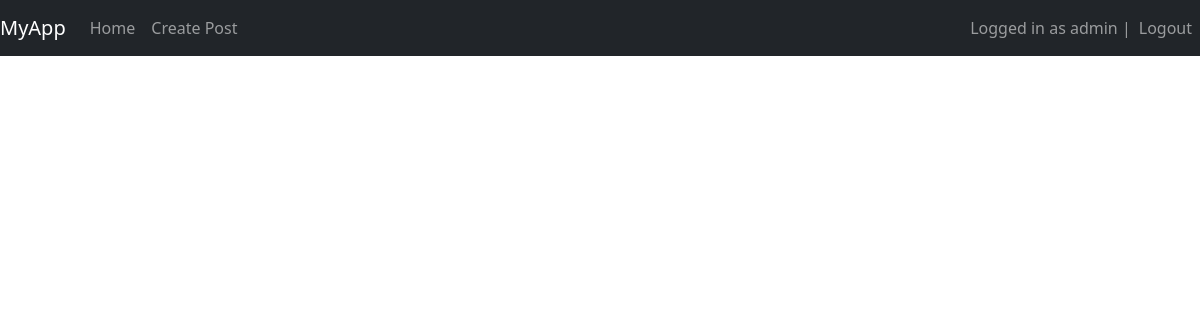
Page / (signed in) on the earlier database version.
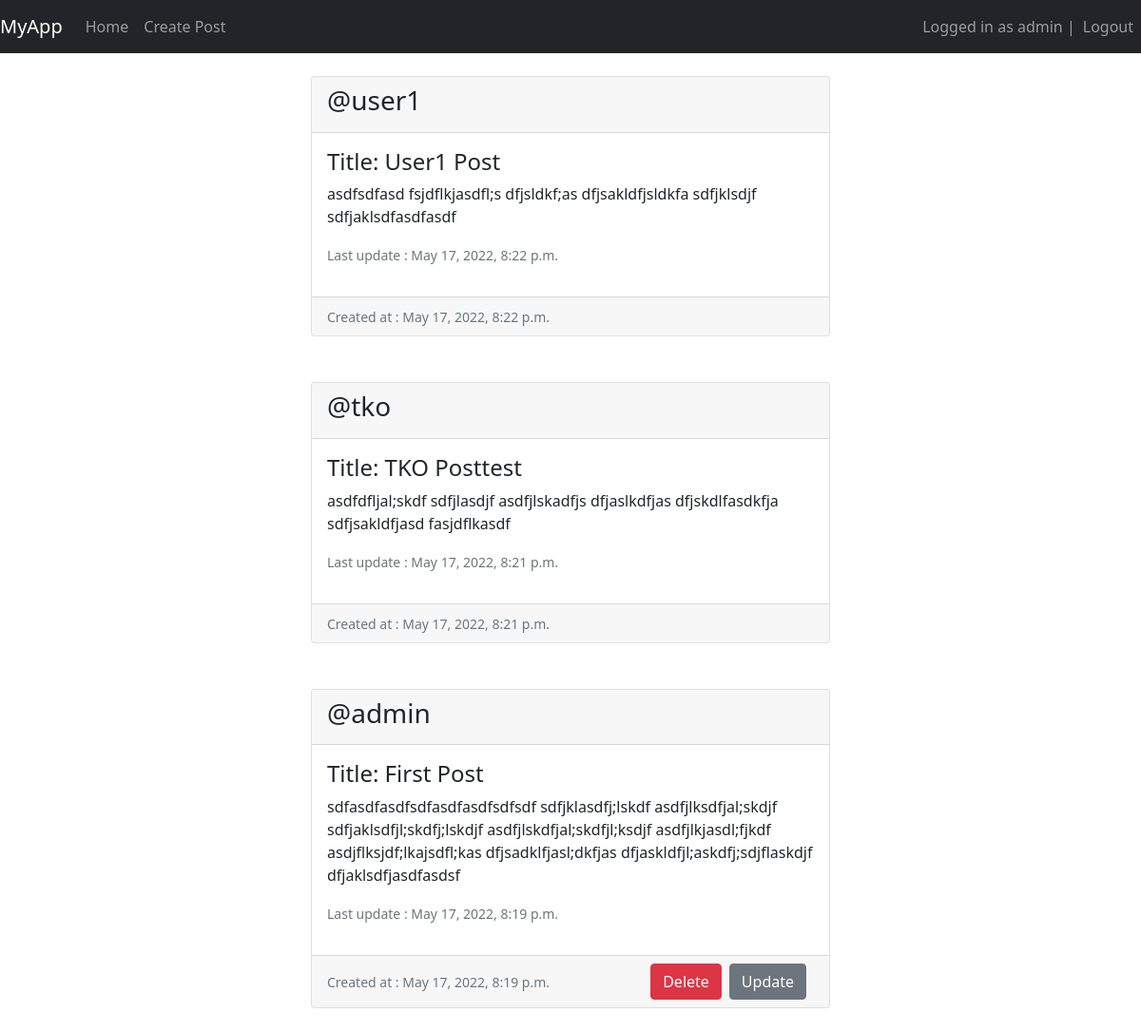
Same page on the later database version.
### members/models.py (models this page shows, shortened)
class Post(models.Model):
    author = models.ForeignKey(User, on_delete=models.CASCADE)
    title = models.CharField(max_length=200)
    description = models.TextField()
    created_at = models.DateTimeField(auto_now_add=True)
    updated_at = models.DateTimeField(auto_now=True)
    class Meta:
        ordering = ["-updated_at"]

### members/views.py (the view)
# urls.py: 2. Add a URL to urlpatterns:  path('', Home.as_view(), name='home')
@login_required(login_url="/login")
def Home(request):
    posts = models.Post.objects.all()
    if request.method == "POST":
        post_id = request.POST.get("post-id")
        post = models.Post.objects.filter(id=post_id).first()
        if post and post.author == request.user:
            post.delete()
    return render(request, 'home.html', {"posts": posts})

### templates/home.html (shortened to what this page needs)
{% extends 'base.html' %}
{% block content %}
{% for post in posts %}
<div class="row py-4">
    <div class="col-6 mx-auto">
        <div class="card">
            <div class="card-header">
                <h3>@{{post.author.username}}</h3>
            </div>
            <div class="card-body d-flex flex-row justify-content-between">
                <div>
                    <h4 class="card-title">
                        Title: {{post.title}}
                    </h4>
                    <p>{{post.description}}</p>
                    <p class="text-muted"><small>Last update : {{ post.updated_at }}</small></p>
                </div>
            </div>
            <div class="card-footer d-flex flex-row justify-content-between align-items-center">
                <div class="text-muted">
                    <small>
                        Created at : {{post.created_at}}
                    </small>
                </div>
                <div class="d-flex">
                    {% if user == post.author %}
                    <form method="post">
                        <button type="submit" class="btn btn-danger" name="post-id" value="{{post.id}}">Delete</button>
                    </form>
                    <a class="btn btn-secondary mx-2" href="{% url 'update-post' post.pk %}">Update</a>
                    {% endif %}
                </div>
            </div>
        </div>
    </div>
</div>
{% endfor %}
{% endblock %}

### templates/base.html (shortened to what this page needs)
<!DOCTYPE html>
<html lang="en">
{% load static %}
<head>
    <link rel="stylesheet" href="{% static 'css/bootstrap.min.css' %}">
</head>
<body>
    {% if user.is_authenticated %}
    {% include 'nav.inc.html' %}
    {% endif %}
    <div class="container">
        {% block content %}{% endblock %}
    </div>
</body>
</html>

### templates/nav.inc.html (shortened to what this page needs)
<nav class="navbar navbar-expand-lg navbar-dark bg-dark">
    <a class="navbar-brand" href="{% url 'home' %}">MyApp</a>
    <div class="collapse navbar-collapse" id="navbarNav">
        <ul class="navbar-nav">
            <li class="nav-item active">
                <a class="nav-link" href="/">Home</a>
            </li>
            <li class="nav-item">
                <a class="nav-link" href="{% url 'create-post'%}">Create Post</a>
            </li>
        </ul>
    </div>
    <div>
        <ul class="navbar-nav">
            {% if user.is_authenticated %}
            <span class="navbar-text">Logged in as {{ user.username }} | </span>
            <li class="nav-item">
                <a class="nav-link" href="/logout">Logout</a>
            </li>
            {% else %}
            <li class="nav-item">
                <a class="nav-link" href="/login">Login</a>
            </li>
            {% endif %}
        </ul>
    </div>
</nav>

Differences in the rows shown:
added Post: author.username "user1", title "User1 Post", description "asdfsdfasd fsjdflkjasdfl;s dfjsldkf;as dfjsakldfjsldkfa sdfjklsdjf sdfjaklsdfasdfasdf", updated_at "May 17, 2022, 8:22 p.m.", created_at "May 17, 2022, 8:22 p.m."
added Post: author.username "tko", title "TKO Posttest", description "asdfdfljal;skdf sdfjlasdjf asdfjlskadfjs dfjaslkdfjas dfjskdlfasdkfja sdfjsakldfjasd fasjdflkasdf", updated_at "May 17, 2022, 8:21 p.m.", created_at "May 17, 2022, 8:21 p.m."
added Post: author.username "admin", title "First Post", description "sdfasdfasdfsdfasdfasdfsdfsdf sdfjklasdfj;lskdf asdfjlksdfjal;skdjf sdfjaklsdfjl;skdfj;lskdjf asdfjlskdfjal;skdfjl;ksdjf asdfjlkjasdl;fjkdf asdjflksjdf;lkajsdfl;kas dfjsadklfjasl;dkfjas dfjaskldfjl;askdfj;sdjflaskdjf dfjaklsdfjasdfasdsf", updated_at "May 17, 2022, 8:19 p.m.", created_at "May 17, 2022, 8:19 p.m.", {{ post.id }} 20 (drawn)
